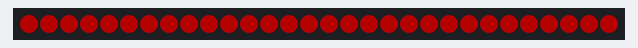
Recording of a sketch running on a simulated ESP8266 (NodeMCU). Parts: 30 RGB LEDs in strip order, left to right. Dim RGB values are drawn brighter than linear; WiFi joins after 1.5 s; servers stay silent unless stated; network time is answered at once with the bench clock; the local clock reads 2024-03-15 10:24:30 at power-on unless the sketch sets it.

Above: at 1.6 s.
At 3.64 s:
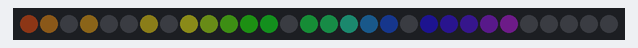
At 4.94 s:
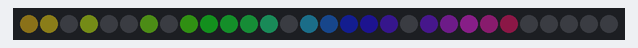
At 8.34 s:
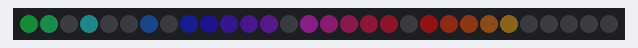
At 11.74 s:
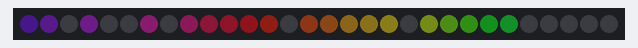
At 15.14 s:
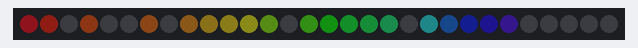

Measured:
- by itself, everything shown: repeats every 12.8 s, in 255 steps
- what the display in image 0 shows lasts 1.0 s, from 1.5 s to 2.5 s

The sketch:

WiFi_RGB_Clock.ino
```cpp
/*
 * Wifi Clock, based on project found here: https://github.com/G6EJD/ESP8266-NTP-time-on-an-OLED-with-WiFi-Manager
 * Clock will display time via RGB LEDs (either smart LEDs or individual RGB LEDs)
 * Created by Steve Hughes
 */

String   clock_version = "0.5b";

 /*
  * TO DO list:
  * Add pots to control sat and brightness
  * Add way to control hue speed
  * Nice to have a option of solid colour & solid colour change - maybe a toggle switch
*/

/*****************
 * WiFi Settings *
 *****************/

#include <ESP8266WiFi.h>
#include <DNSServer.h>
#include <ESP8266WebServer.h>
#include <WiFiManager.h>
#include <WiFiUdp.h>

/****************
 * LED settings *
 ****************/

#include <FastLED.h>

#define LED_PIN     5
#define NUM_LEDS    30
#define BRIGHTNESS  64
#define LED_TYPE    WS2811
#define COLOR_ORDER GRB
CRGB leds[NUM_LEDS];

const int ledDelay = 1; //delay at end of each While cycle

//HSV Settings
float hueVal = 0.00;
const float hueInc = 10.00;
const float hueSpeed = 0.05;
uint8_t satVal = 150; // control saturation
uint8_t valVal = 127; //control brightness


/***********************
 * NTP Server settings *
 ***********************/

#include <NTPClient.h>

//NTP update time - every 60s
#define UPDATE_INTERVAL 60000
//NTP time offset
#define TIME_OFFSET 0

WiFiUDP ntpUDP;

//Set NTP client to uk pool, then offset time, then update interval
NTPClient timeClient(ntpUDP, "uk.pool.ntp.org", TIME_OFFSET, UPDATE_INTERVAL);

/*********************
 * Numbers as arrays *
 *********************/

byte digits[10][7] = {
  {1,1,1,0,1,1,1},   // Digit 0
  {1,1,0,0,0,0,0},   // Digit 1
  {0,1,1,1,1,1,0},   // Digit 2
  {1,1,1,1,1,0,0},   // Digit 3
  {1,1,0,1,0,0,1},   // Digit 4
  {1,0,1,1,1,0,1},   // Digit 5
  {1,0,1,1,1,1,1},   // Digit 6
  {1,1,0,0,1,0,0},   // Digit 7
  {1,1,1,1,1,1,1},   // Digit 8
  {1,1,1,1,1,0,1}    // Digit 9 | 2D Array for numbers on 7 segment
};

/*********
 * Setup *
 *********/

void setup(){
  Serial.begin(115200);

//Setup WiFi and WiFi manager
  WiFiManager wifiManager;
//  wifiManager.resetSettings();
  wifiManager.autoConnect();

  while (WiFi.status() != WL_CONNECTED) {
    delay (500);
    Serial.print (".");
  }

//Start NTP client
  timeClient.begin();

//Setup FastLED
  FastLED.addLeds<LED_TYPE, LED_PIN, COLOR_ORDER>(leds, NUM_LEDS).setCorrection( TypicalLEDStrip );
  FastLED.setBrightness(BRIGHTNESS);
}

/*************
 * Main Loop *
 *************/
uint8_t startUp = 0;

void loop() {
//  uint16_t satRead = analogRead(A0);
//  satVal = map(satRead, 0, 1023, 0, 255);
//
//  uint16_t valRead = analogRead(A1);
//  valVal = map(satRead, 0, 1023, 0, 255);

//Set time counter
  const unsigned long startTime = millis(); //unsinged long is a 32 bit number +ve only (0 - c.4.3 billion), const as wont change from this value
  unsigned long timeNow = millis();
  uint16_t loopTimer = 0;
  timeClient.update();

//get hour and minute ints
  uint8_t hour = timeClient.getHours();
  uint8_t minute = timeClient.getMinutes();

//get individual digits
  int hourDigitOne = hour / 10; // 10 unit
  int hourDigitTwo = hour % 10; // 01 unit
  int minuteDigitOne = minute / 10; // 10 unit
  int minuteDigitTwo = minute % 10; // 01 unit

//Check if just started up
  if (startUp == 0) {
    for (uint8_t i = 0 ; i < NUM_LEDS ; i++) {
      leds[i].setHSV(255,255,255);
    }
    updateDisplay();
    delay(1000);
    startUp++;
  }

  while (loopTimer <= UPDATE_INTERVAL) {
    blankDisplay(); //clear any old data on the display

    uint8_t ledPosition = 0;
    uint8_t ledOnCount = 0;

//work through LEDs for digit one
    for (uint8_t i = 0 ; i < 7 ; i++) {
      if (digits[minuteDigitTwo][i] == 1){
        float hueShow = hueVal + (hueInc * ledOnCount);
        leds[ledPosition].setHSV(hueShow, satVal, valVal);
        ledOnCount++;
      }
      else {
        leds[ledPosition].setHSV(0,0,0);
      }
      ledPosition++;
    }

//work through LEDs for digit two
    for (uint8_t i = 0 ; i < 7 ; i++) {
      if (digits[minuteDigitOne][i] == 1){
        float hueShow = hueVal + (hueInc * ledOnCount);
        leds[ledPosition].setHSV(hueShow, satVal, valVal);
        ledOnCount++;
      }
      else {
        leds[ledPosition].setHSV(0,0,0);
      }
      ledPosition++;
    }

//Centre DOTS
    float hueShow = hueVal + (hueInc * ledOnCount);
    leds[ledPosition].setHSV(hueShow, satVal, valVal);
    ledOnCount++;
    ledPosition++;

    hueShow = hueVal + (hueInc * ledOnCount);
    leds[ledPosition].setHSV(hueShow, satVal, valVal);
    ledOnCount++;
    ledPosition++;

//work through LEDs for digit three
    for (uint8_t i = 0 ; i < 7 ; i++) {
      if (digits[hourDigitTwo][i] == 1){
        float hueShow = hueVal + (hueInc * ledOnCount);
        leds[ledPosition].setHSV(hueShow, satVal, valVal);
        ledOnCount++;
      }
      else {
        leds[ledPosition].setHSV(0,0,0);
      }
      ledPosition++;
    }

//work through LEDs for digit four
    for (uint8_t i = 0 ; i < 7 ; i++) {
      if (digits[hourDigitOne][i] == 1){
        float hueShow = hueVal + (hueInc * ledOnCount);
        leds[ledPosition].setHSV(hueShow, satVal, valVal);
        ledOnCount++;
      }
      else {
        leds[ledPosition].setHSV(0,0,0);
      }
      ledPosition++;
    }

//show LEDs on display
    updateDisplay();

    delay(ledDelay);
    timeNow = millis();
    loopTimer = timeNow - startTime;

    hueVal = hueVal + hueSpeed;
    if (hueVal > 255) {
      hueVal = 0.00;
    }
  }
}

/************************
 * Additional Functions *
 ************************/

inline void blankDisplay() {
  for (uint8_t i = 0 ; i < NUM_LEDS ; i++) {
    leds[i].setHSV(0,0,0);
  }
}

inline void updateDisplay(){
  FastLED.show();
}
```
